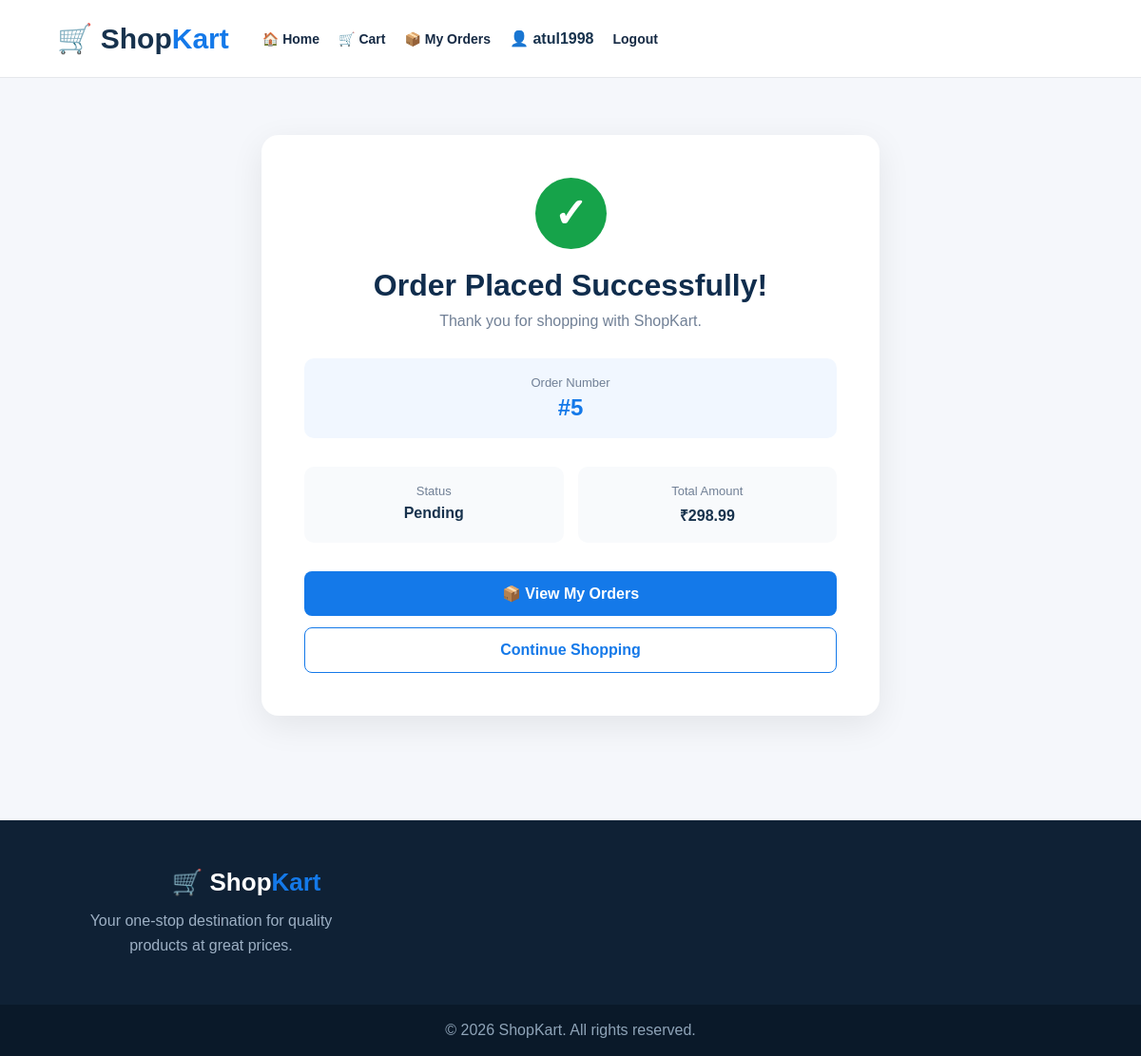
Page /order-success/5/ (signed in) on the committed database.
### store/models.py (models this page shows, shortened)
class Order(models.Model):
    STATUS_CHOICES = [
        ("Pending", "Pending"),
        ("Processing", "Processing"),
        ("Shipped", "Shipped"),
        ("Delivered", "Delivered"),
        ("Cancelled", "Cancelled"),
    ]
    user = models.ForeignKey(
        User,
        on_delete=models.CASCADE,
        related_name="orders"
    )
    total_amount = models.DecimalField(
        max_digits=10,
        decimal_places=2
    )
    status = models.CharField(
        max_length=20,
        choices=STATUS_CHOICES,
        default="Pending"
    )
    phone = models.CharField(
        max_length=15,
        blank=True,
        null=True
    )
    address = models.TextField(
        blank=True,
        null=True
    )
    city = models.CharField(
        max_length=100,
        blank=True,
        null=True
    )
    state = models.CharField(
        max_length=100,
        blank=True,
        null=True
    )
    pincode = models.CharField(
        max_length=6,
        blank=True,
        null=True
    )
    created_at = models.DateTimeField(
        auto_now_add=True
    )

### store/views.py (the view)
@login_required(login_url="store:login")
def order_success(
    request,
    order_id
):
    order = get_object_or_404(
        Order,
        id=order_id,
        user=request.user
    )
    return render(
        request,
        "store/order_success.html",
        {
            "order": order
        }
    )

### store/templates/store/order_success.html (shortened to what this page needs)
{% load static %}
<!DOCTYPE html>
<html lang="en">
<head>
    <link rel="stylesheet"
          href="{% static 'css/style.css' %}">
</head>
<body>
<header class="shop-navbar">
    <div class="shop-logo">
        🛒 Shop<span>Kart</span>
    </div>
    <nav class="shop-nav">
        <a href="{% url 'store:home' %}">
            🏠 Home
        </a>
        <a href="{% url 'store:cart' %}">
            🛒 Cart
        </a>
        <a href="{% url 'store:my_orders' %}">
            📦 My Orders
        </a>
        <span class="welcome-user">
            👤 {{ user.username }}
        </span>
        <a href="{% url 'store:logout' %}">
            Logout
        </a>
    </nav>
</header>
<main class="success-container">
    <div class="success-card">
        <div class="success-icon">
            ✓
        </div>
        <h1>
            Order Placed Successfully!
        </h1>
        <p>
            Thank you for shopping with ShopKart.
        </p>
        <div class="order-number">
            <span>
                Order Number
            </span>
            <strong>
                #{{ order.id }}
            </strong>
        </div>
        <div class="success-details">
            <div>
                <span>Status</span>
                <strong>{{ order.status }}</strong>
            </div>
            <div>
                <span>Total Amount</span>
                <strong>₹{{ order.total_amount }}</strong>
            </div>
        </div>
        <div class="success-actions">
            <a
                href="{% url 'store:my_orders' %}"
                class="success-btn"
            >
                📦 View My Orders
            </a>
            <a
                href="{% url 'store:home' %}"
                class="continue-btn"
            >
                Continue Shopping
            </a>
        </div>
    </div>
</main>
<footer class="shop-footer">
    <div class="footer-brand">
        <h2>
            🛒 Shop<span>Kart</span>
        </h2>
        <p>
            Your one-stop destination for
            quality products at great prices.
        </p>
    </div>
</footer>
<div class="copyright">
    © 2026 ShopKart. All rights reserved.
</div>
</body>
</html>

### store/static/css/style.css (style rules this page uses)
* { margin: 0; padding: 0; box-sizing: border-box; }
body { font-family: Arial, sans-serif; background: #f5f7fb; color: #1f2937; }
footer { margin-top: 50px; padding: 25px; text-align: center; background: #111827; color: white; }
.shop-navbar { min-height: 82px; background: white; display: flex; align-items: center; gap: 35px; padding: 15px 5%; border-bottom: 1px solid #e5e7eb; }
.shop-logo { font-size: 30px; font-weight: 800; color: #17324d; white-space: nowrap; }
.shop-logo span:last-child { color: #1479e9; }
.shop-nav { display: flex; align-items: center; gap: 20px; white-space: nowrap; }
.shop-nav a { color: #172b45; text-decoration: none; font-weight: 600; font-size: 14px; }
.welcome-user { color: #17324d; font-weight: 600; }
.shop-footer { background: #0f2135; color: white; padding: 50px 6%; display: grid; grid-template-columns: 2fr 1fr 1fr 1fr; gap: 40px; }
.footer-brand h2 { font-size: 26px; }
.footer-brand h2 span { color: #1479e9; }
.footer-brand p { color: #9db0c4; line-height: 1.6; margin-top: 12px; max-width: 300px; }
.copyright { background: #0a1929; color: #8fa4b8; text-align: center; padding: 18px; }
.success-container { min-height: 65vh; display: flex; align-items: center; justify-content: center; padding: 60px 20px; }
.success-card { width: 100%; max-width: 650px; background: white; padding: 45px; border-radius: 18px; text-align: center; box-shadow: 0 10px 35px rgba(0, 0, 0, 0.08); }
.success-icon { width: 75px; height: 75px; margin: 0 auto 20px; border-radius: 50%; background: #16a34a; color: white; display: flex; align-items: center; justify-content: center; font-size: 42px; font-weight: bold; }
.success-card h1 { color: #102d4d; margin-bottom: 10px; }
.success-card > p { color: #718096; }
.order-number { margin: 30px 0; padding: 18px; background: #f1f7ff; border-radius: 10px; }
.order-number span { display: block; color: #718096; font-size: 13px; margin-bottom: 5px; }
.order-number strong { color: #1479e9; font-size: 24px; }
.success-details { display: grid; grid-template-columns: 1fr 1fr; gap: 15px; margin-bottom: 30px; }
.success-details div { padding: 18px; background: #f8fafc; border-radius: 10px; }
.success-details span { display: block; color: #718096; font-size: 13px; margin-bottom: 7px; }
.success-details strong { color: #17324d; }
.success-actions { display: flex; flex-direction: column; gap: 12px; }
.success-btn { display: inline-block; padding: 14px 20px; border-radius: 8px; background: #1479e9; color: white; text-decoration: none; font-weight: 700; }
.continue-btn { display: inline-block; padding: 14px 20px; border-radius: 8px; border: 1px solid #1479e9; color: #1479e9; text-decoration: none; font-weight: 700; }

### rows in the picture
Order: id "5", status "Pending", total_amount "298.99"

### other values in the picture
{{ user.username }} "atul1998"
